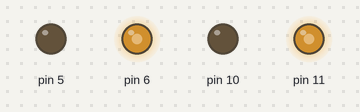
A sketch run on a simulated Arduino Uno, built with avr-gcc and run on an emulated ATmega328P. Parts: output pins drawn as LEDs (lit = HIGH).

Above: at 0.1 s.
Timing chart, 0 to 1.6 s (numbered marks = the images above):
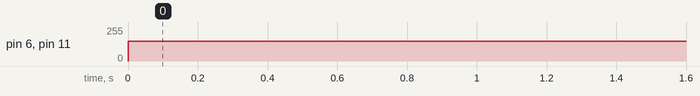

The sketch:

Motor.ino
```cpp
void setup() {
  pinMode(5, OUTPUT); // 5번핀 출력모드로 설정
  pinMode(6, OUTPUT); // 6번핀 출력모드로 설정
  pinMode(10, OUTPUT); // 10번핀 출력모드로 설정
  pinMode(11, OUTPUT); // 11번핀 출력모드로 설정
}

void loop() {
  analogWrite(5, 0); //5번핀 150(약3V)의 신호를 출력
  analogWrite(6, 150); //6번핀 0(0V)의 신호를 출력
  analogWrite(10, 0); //10번핀 150(약3V)의 신호를 출력
  analogWrite(11, 150); //11번핀 0(0V)의 신호를 출력
  delay(300); //3초 대기
}
```

Measured:
- by itself, pin 6, pin 11: 0/255 → 150/255 at 0.00 s
